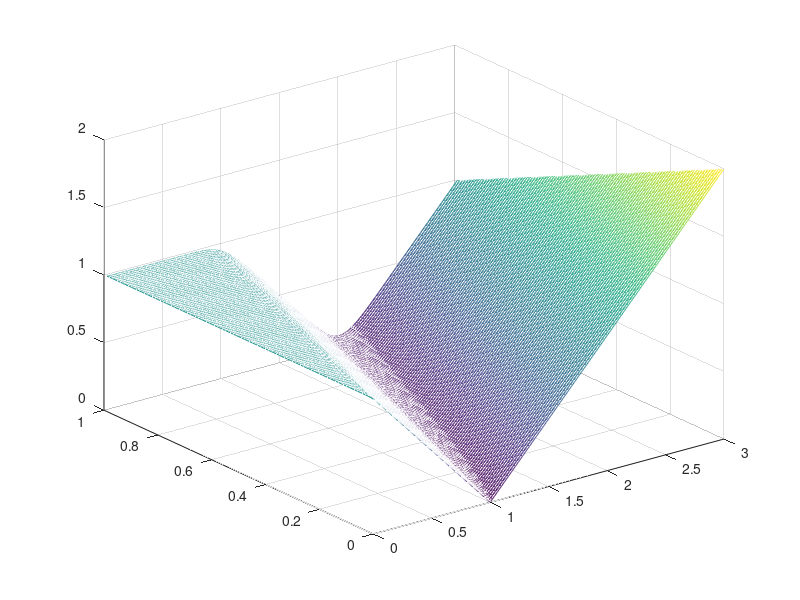

The MATLAB source for this figure:
% by cr0wchen
% for solving problem about textbook p175 4(2)
clc; clear; close all;

J = 600; N = 100;
h = 3 / J; tau = 1 / N;
a = 1;
r = a * tau / h;
x = [1:J - 1] * h; t = [0:N - 1] * tau;

U = zeros(J - 1, N);
U(:, 1) = abs(x - 1);

e = ones(J - 1, 1);
A = spdiags([-r * e, (1 + r) * e], [-1, 0], J - 1, J - 1);

bouVal = zeros(J - 1, 1);
bouVal(1) = r;
for n = 1:N - 1
    U(:, n + 1) = A \ (U(:, n) + bouVal);
end

[T, X] = meshgrid(t, x);

figure
mesh(X, T, U);
